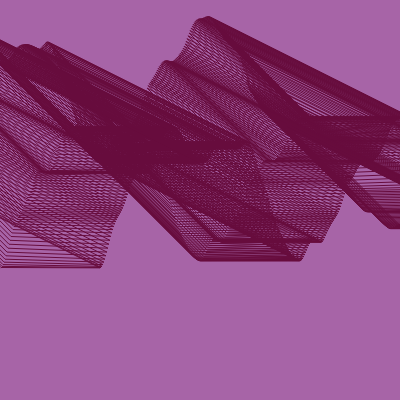
Frame 1 (no input)
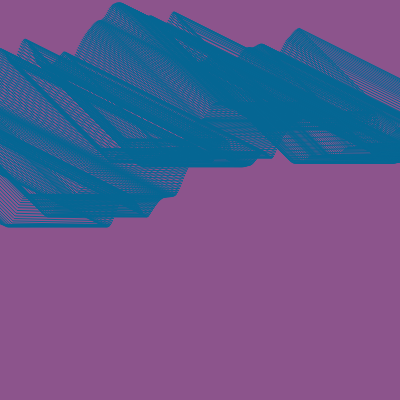
Frame 2 (the mouse pressed at the canvas centre, redrawn once)

The p5.js sketch that drew these frames (run headless with seeded random() and noise() and a simulated clock; the mouse was pressed at the canvas centre and the sketch redrawn once):

// p5.js sketch
// ── sketch.js
//references:https://www.youtube.com/watch?v=y7sgcFhk6ZM&list=PLRqwX-V7Uu6ZV4yEcW3uDwOgGXKUUsPOM&index=6

//establish variables
let y1=0
let x1=0

//set up function
function setup() {
  createCanvas(400, 400);
  noLoop();
}

//
function draw() {
  background(noise(x1)*250,noise(x1)*150,noise(x1)*250);
  noFill();
  beginShape();
  for (var x=0;x<width;x++){
    stroke(random(255),random(255),random(255));
    let y=map(noise(x1),0,1,0,400);
    vertex(x,y);
    vertex(x-100,y-100);
    vertex(x+100,y)
    x1+=0.01
    
  }
  endShape();

}
